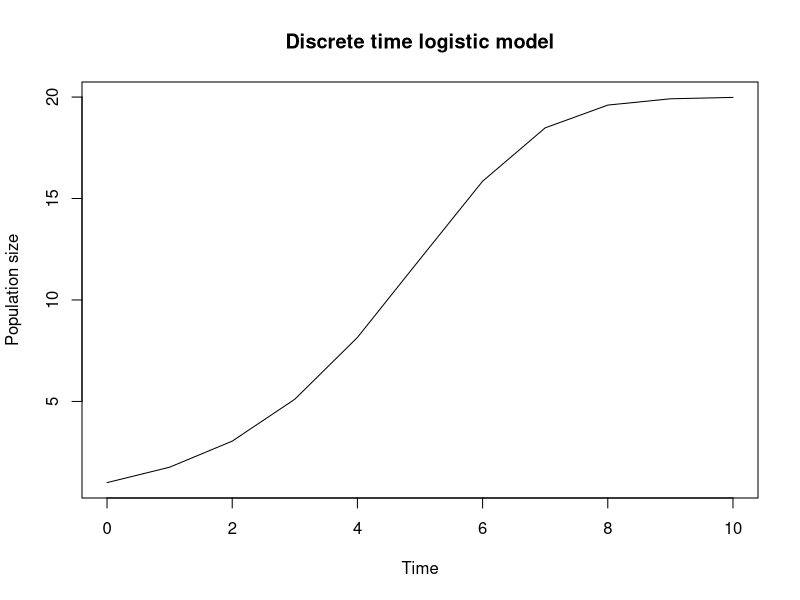

Write the R code that produced this figure.
##################################################
## Author: Your name                           ###
## Date: 08.18.17                              ###
## Purpose: Simulations  Discrete model        ###
##################################################


rm(list=ls()) # clear


## Discrete model logistic growth

## We want to define a function that calculates the right hand side of the discrete time logistic model. Such a function will take two 'arguments': the current population size and the parameter values. 
##Let 'n' be the current population size, and 'p' be a parameter vector containing two terms, the growth rate (r) and the carrying capacity (K)

## First specify the initial population size and the parameters
n0 = 1
p = c(r = 0.8, K=20) ## c() is a function that simply concatenates the two entries, creating a vector with two entries
p[1] ## prints the first entry in the parameter vector

p[2] ## prints the second entry in the parameter vector

## Note that the entries of p are "named" r and K
names(p)

## Naming gives us a second way to refer to each parameter
p['r']

p['K']

## Naming the parameters is really useful, especially when simulating models with lots of parameters, because it keeps you from having to remember which entry in the vector corresponds to each parameter.

## Now we can define our function
disc.logistic = function(n, p) { ## here are just saying that 'disc.logistic' is a function that takes two arguments
  r = unname(p['r']) ## set the growth rate (dropping the parameter name with 'unname')
  K = unname(p['K']) ## set the carrying capacity
  n1 = n + r * n * (1 - n / K) ## calculate the new population size
  return(n1) ## and return it 
}

## So, to calculate the population size at time t=1, 
n1 = disc.logistic(n0, p) ## call the function with the population size at t=0 and the parameters
n1

## To calculate the population size at t=2, call the function with n=n1 and the parameters
n2 = disc.logistic(n1, p)
n2

## You can continue in this fashion forever, but of course that is pretty annoying because you have to specify the value of 'n' anew each time.
# A better way to do it would be to create a function that only required you to pass in the initial population size, the parameters, and how many time steps you want to simulate.


disc.logistic.2 = function(n, p, T) { ## T is the total number of time steps
  ## Create a new variable that is a vector of length T, so that N[1] is the initial population size (t=0), N[2] is the population size at time t=1, N[3] = pop'n size at t=2, ..., N[T] = pop'n size at t=T-1 and N[T+1] = pop'n size at t=T
  N = vector(length=T+1)
  N[1] = n ## set the initial value
  ## Create a loop that will increment time by one time unit, calculate the new population size, and save it in our vector
  for (t in 1:T) { 
    N[t+1] = disc.logistic(N[t], p) ## we can call the function we wrote above to calculate the new population size
  }
  return(N) ## return the vector of population sizes
}
n = disc.logistic.2(n0, p, 10) ## calculate just the first 10 time steps
n

## With this function, we can simulate the model for any number of timesteps we wish. We might also want to plot the results. 
plot(x=0:10, y=n, type='l', xlab='Time', ylab='Population size', main='Discrete time logistic model')



